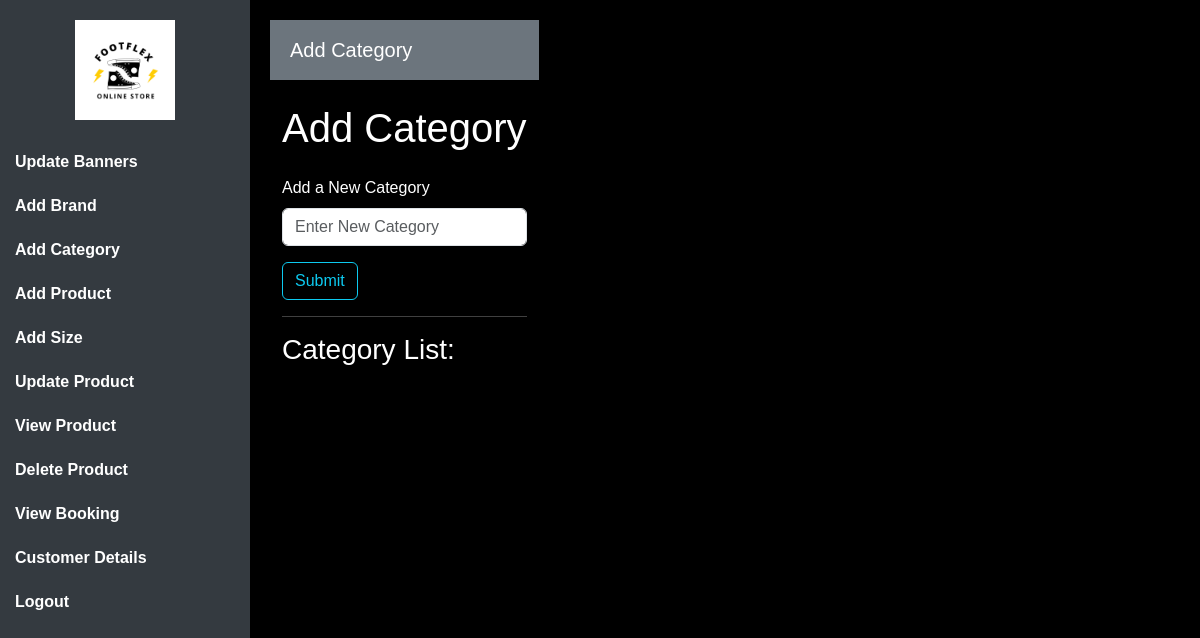
Page /addcategory (signed in) on the earlier database version.
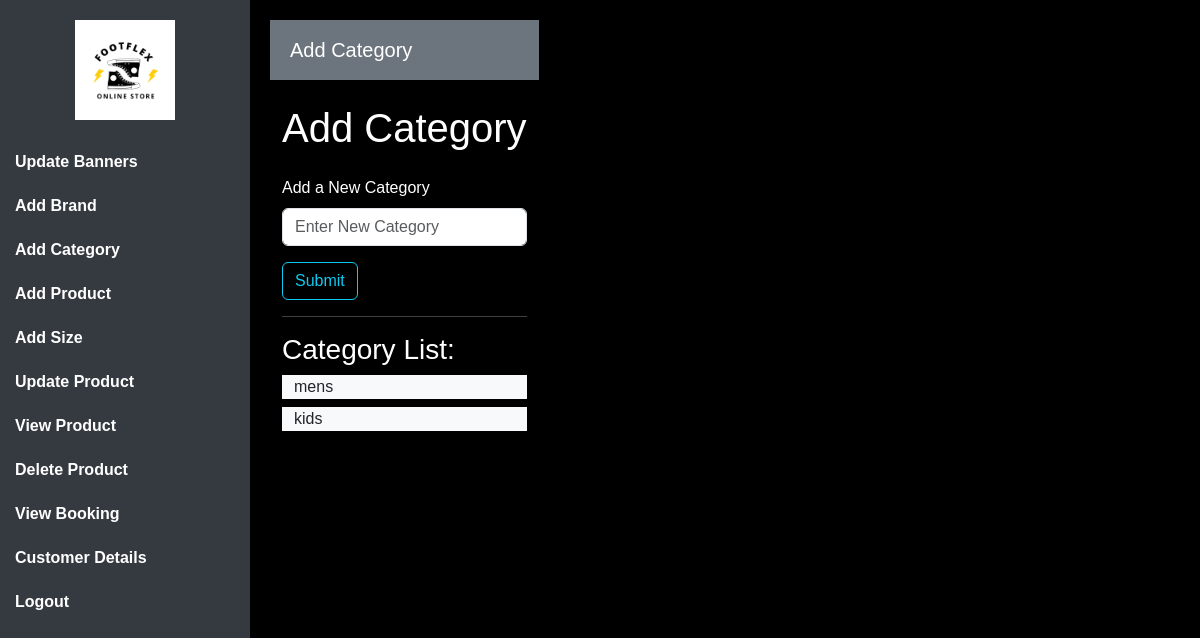
Same page on the later database version.
### app/models.py (models this page shows)
class Category(models.Model):
    c_name=models.TextField()

### app/views.py (the view, shortened to what this page needs)
# urls.py: path('addcategory',views.addcat),
def addcat(req):
    if 'shop' in req.session:
        category=Category.objects.all()
        return render(req,'shop/category.html',{'category':category})
    else:
        return render(ff_login)

### templates/shop/category.html (shortened to what this page needs)
<!DOCTYPE html>
<html lang="en">
<head>
    {% load static %}
    <link href="https://cdn.jsdelivr.net/npm/bootstrap@5.3.0/dist/css/bootstrap.min.css" rel="stylesheet">
    <link rel="stylesheet" href="{% static 'css/shop/brand.css' %}">
</head>
<body>
    <div class="d-flex">
        <div id="sidebar">
            <div class="logo">
                <a href="shop_home"><img src="{% static 'img/FLEX.png' %}" alt="Logo" class="img-fluid" style="max-width: 100px;"></a>
            </div>
            <nav>
                <a href="carousel" class="sidebar-link"><b>Update Banners</b></a>
                <a href="addbrand" class="sidebar-link"><b>Add Brand</b></a>
                <a href="#" class="sidebar-link"><b>Add Category</b></a>
                <a href="addpro" class="sidebar-link"><b>Add Product</b></a>
                <a href="sizes" class="sidebar-link"><b>Add Size</b></a>
                <a href="updates" class="sidebar-link"><b>Update Product</b></a>
                <a href="#" class="sidebar-link"><b>View Product</b></a>
                <a href="#" class="sidebar-link"><b>Delete Product</b></a>
                <a href="#" class="sidebar-link"><b>View Booking</b></a>
                <a href="#" class="sidebar-link"><b>Customer Details</b></a>
                <a href="logout" class="sidebar-link"><b>Logout</b></a>
            </nav>
        </div>
        <div class="content">
            <nav class="navbar navbar-expand-lg navbar-dark">
                <span class="navbar-brand">Add Category</span>
            </nav>
            <div class="container mt-4">
                <form action="" method="POST">
                <h1 class="mb-4">Add Category</h1>
                <div class="mb-3">
                    <label for="brandInput" class="form-label">Add a New Category</label>
                    <input type="text" class="form-control" id="brandInput" placeholder="Enter New Category"name="catname">
                    <input type="submit" class="btn btn-outline-info mt-3">
                </div>
            </form>
                <hr>
                <h3>Category List:</h3>
                <ul id="brandsList" class="list-group">
                    {% for i in category %}
                    <div class="container  w-100 bg-light text-dark mb-2">{{i.c_name}}</div>
                    {% endfor %}
                </ul>
            </div>
        </div>
    </div>
</body>
</html>

Differences in the rows shown:
added Category: c_name "mens"
added Category: c_name "kids"
